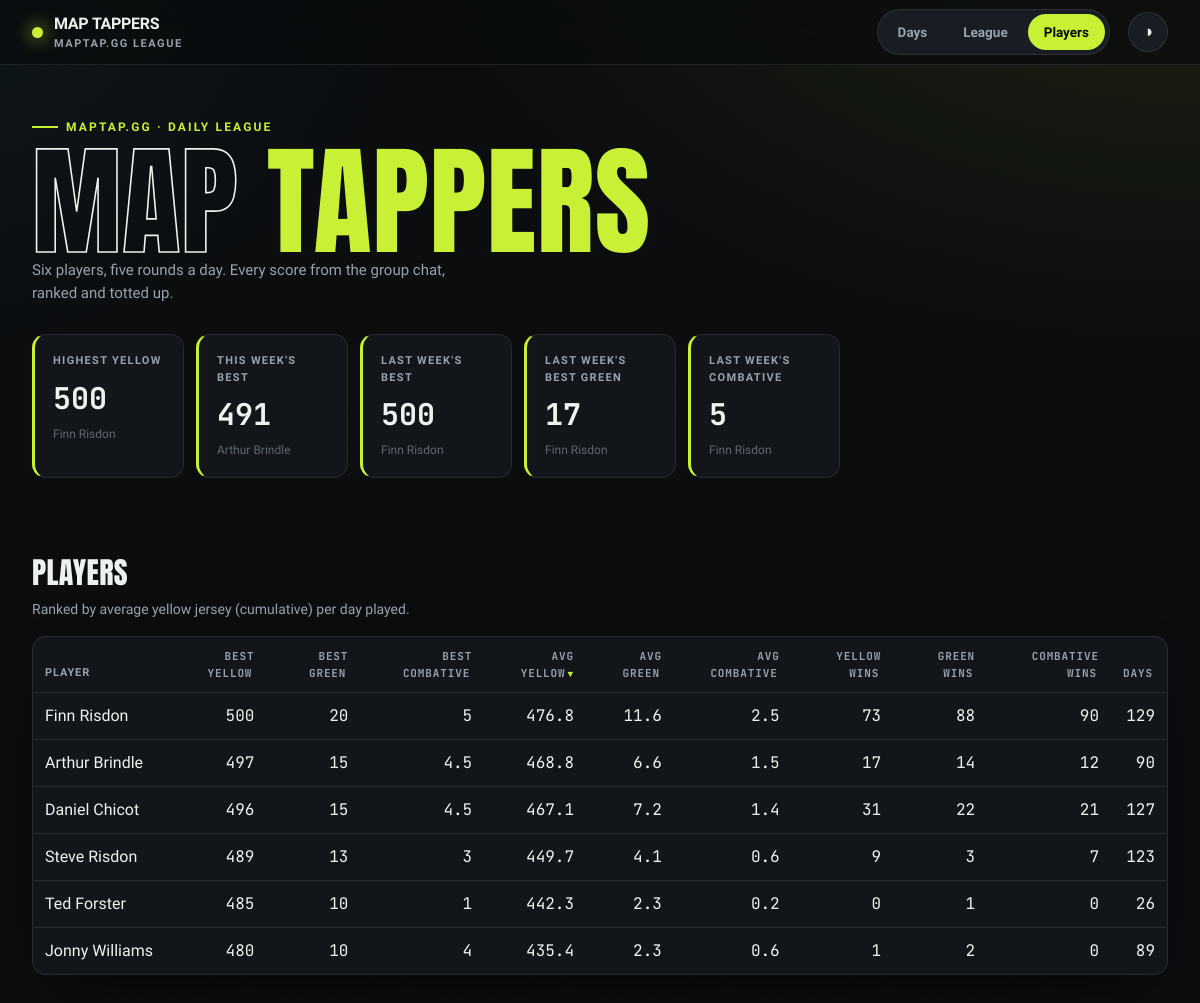
The page /players on the database its author committed.
### tables this page shows
CREATE TABLE entries (
    id INTEGER PRIMARY KEY,
    player TEXT NOT NULL,
    game_date TEXT NOT NULL,
    maptap_score INTEGER NOT NULL,
    UNIQUE (player, game_date)
);

### src/maptap/app.py (the view)
@app.get("/players", response_class=HTMLResponse)
def players(request: Request):
    with closing(_conn()) as conn:
        context = {"players": player_summary(conn), "stats": hero_stats(conn), "active": "players"}
    return templates.TemplateResponse(request, "players.html", context)

### src/maptap/templates/players.html (shortened to what this page needs)
{% extends "base.html" %}
{% block content %}
<h2 class="section-head">Players</h2>
<p class="section-sub">Ranked by average yellow jersey (cumulative) per day played.</p>
<div class="panel table-card players-card">
    <table data-sortable>
        <thead>
            <tr>
                <th class="txt" data-sort="text">Player</th>
                <th class="num" data-sort="number">Best Yellow</th>
                <th class="num" data-sort="number">Best Green</th>
                <th class="num" data-sort="number">Best Combative</th>
                <th class="num" data-sort="number" data-sorted="desc">Avg Yellow</th>
                <th class="num" data-sort="number">Avg Green</th>
                <th class="num" data-sort="number">Avg Combative</th>
                <th class="num" data-sort="number">Yellow Wins</th>
                <th class="num" data-sort="number">Green Wins</th>
                <th class="num" data-sort="number">Combative Wins</th>
                <th class="num" data-sort="number">Days</th>
            </tr>
        </thead>
        <tbody>
            {% for p in players %}
            <tr>
                <td class="txt">{{ p.player }}</td>
                <td class="num">{{ p.best_cumulative }}</td>
                <td class="num">{{ p.best_green }}</td>
                <td class="num">{{ p.best_combative }}</td>
                <td class="num">{{ "%.1f"|format(p.avg_cumulative) }}</td>
                <td class="num">{{ "%.1f"|format(p.avg_green) }}</td>
                <td class="num">{{ "%.1f"|format(p.avg_combative) }}</td>
                <td class="num">{{ p.cumulative_wins }}</td>
                <td class="num">{{ p.green_wins }}</td>
                <td class="num">{{ p.combative_wins }}</td>
                <td class="num">{{ p.days_played }}</td>
            </tr>
            {% endfor %}
        </tbody>
    </table>
</div>
{% endblock %}

### src/maptap/templates/base.html (shortened to what this page needs)
<!DOCTYPE html>
<html lang="en-GB" data-theme="dark">
<head>
    <link rel="stylesheet" href="/static/styles.css">
</head>
<body>
    <nav class="nav">
        <div class="wrap nav-inner">
            <div class="brand">
                <span class="dot"></span>
                <span>MAP&nbsp;TAPPERS<small>maptap.gg league</small></span>
            </div>
            <div class="tabs">
                <a class="tab {{ 'active' if active == 'days' else '' }}" href="/days">Days</a>
                <a class="tab {{ 'active' if active == 'league' else '' }}" href="/league">League</a>
                <a class="tab {{ 'active' if active == 'players' else '' }}" href="/players">Players</a>
            </div>
            <button class="theme-btn" id="themeBtn" title="Toggle theme" aria-label="Toggle theme">◑</button>
        </div>
    </nav>
    <header class="hero">
        <div class="wrap">
            <span class="hero-tag">maptap.gg · daily league</span>
            <h1><span class="out">Map</span> <span class="em">Tappers</span></h1>
            <p class="hero-sub">{{ stats.player_count | number_word }} player{{ '' if stats.player_count == 1 else 's' }}, five rounds a day. Every score from the group chat, ranked and totted up.</p>
            <div class="stat-row">
                <div class="stat">
                    <div class="label">Highest Yellow</div>
                    <div class="value">{{ stats.highest_cumulative if stats.highest_cumulative is not none else '—' }}</div>
                    <div class="sub">{{ stats.highest_cumulative_player or '—' }}</div>
                </div>
                <div class="stat">
                    <div class="label">This Week's Best</div>
                    <div class="value">{{ stats.week_best if stats.week_best is not none else '—' }}</div>
                    <div class="sub">{{ stats.week_best_player or 'no rides yet' }}</div>
                </div>
                <div class="stat">
                    <div class="label">Last Week's Best</div>
                    <div class="value">{{ stats.last_week_best if stats.last_week_best is not none else '—' }}</div>
                    <div class="sub">{{ stats.last_week_best_player or 'no rides' }}</div>
                </div>
                <div class="stat">
                    <div class="label">Last Week's Best Green</div>
                    <div class="value">{{ stats.last_week_best_green if stats.last_week_best_green is not none else '—' }}</div>
                    <div class="sub">{{ stats.last_week_best_green_player or 'no rides' }}</div>
                </div>
                <div class="stat">
                    <div class="label">Last Week's Combative</div>
                    <div class="value">{{ stats.last_week_combative if stats.last_week_combative is not none else '—' }}</div>
                    <div class="sub">{{ stats.last_week_combative_player or 'no rides' }}</div>
                </div>
            </div>
        </div>
    </header>
    <main class="wrap">
        {% block content %}{% endblock %}
    </main>
</body>
</html>

### rows shown on the page
entries: player "Finn Risdon"
entries: player "Arthur Brindle"
entries: player "Finn Risdon"

### other values the page prints
{{ stats.player_count | number_word }} "Six"
{{ '' if stats.player_count == 1 else 's' }} "s"
{{ stats.week_best if stats.week_best is not none else '—' }} "491"
{{ stats.last_week_best if stats.last_week_best is not none else '—' }} "500"
{{ p.player }} "Finn Risdon" "Arthur Brindle" "Daniel Chicot" "Steve Risdon" "Ted Forster" "Jonny Williams"
{{ p.best_cumulative }} "500" "497" "496" "489" "485" "480"
{{ p.best_green }} "20" "15" "15" "13" "10" "10"
{{ p.best_combative }} "5" "4.5" "4.5" "3" "1" "4"
{{ "%.1f"|format(p.avg_cumulative) }} "476.8" "468.8" "467.1" "449.7" "442.3" "435.4"
{{ "%.1f"|format(p.avg_green) }} "11.6" "6.6" "7.2" "4.1" "2.3" "2.3"
{{ "%.1f"|format(p.avg_combative) }} "2.5" "1.5" "1.4" "0.6" "0.2" "0.6"
{{ p.cumulative_wins }} "73" "17" "31" "9" "0" "1"
{{ p.green_wins }} "88" "14" "22" "3" "1" "2"
{{ p.combative_wins }} "90" "12" "21" "7" "0" "0"
{{ p.days_played }} "129" "90" "127" "123" "26" "89"
